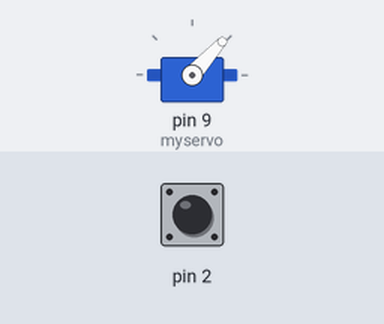
A sketch run on a simulated Arduino Uno, built with avr-gcc and run on an emulated ATmega328P. Shown: servo. The inputs (shaded band) are chosen by the test bench; at power-on: pin 2 HIGH. What the sketch prints to the serial monitor is not drawn.

Above: at 1.2 s.
1.3 s: pin 2 pulled LOW for 0.15 s
At 1.38 s:
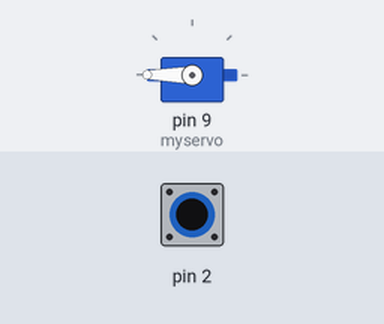
2.9 s: pin 2 pulled LOW for 3.2 s
At 6.5 s:
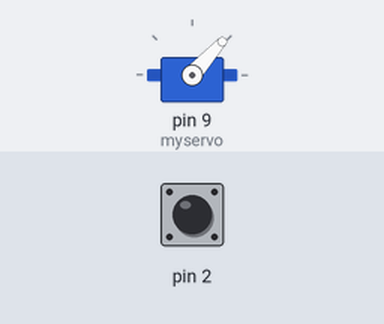
Timing chart, 0 to 8.0 s (numbered marks = the images above; inputs shaded):
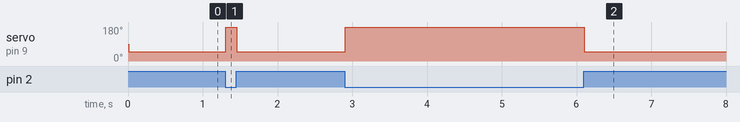

The sketch:

projeto_servo_teste1.ino
```cpp
#include <Servo.h>

Servo myservo;

int potpin = 0;
int val;


void setup()
{


  pinMode(2,INPUT);
 digitalWrite(2,1);


  myservo.attach(9);
   Serial.begin(9600);
  delay(10);

}

void loop()
{int v1 = digitalRead(2);
  int valor1=('1023');
int valor2=('0');
    Serial.println(v1);

    if (v1==0)
  {
   myservo.write(valor1);

}
  else if (v1==1)
  {
   myservo.write(valor2);

}
}
```

Measured:
- after the input at 1.3 s, servo on pin 9 (myservo): 48° → 180° at once, → 48° 0.15 s later
- after the input at 2.9 s, servo on pin 9 (myservo): 48° → 180° at once, → 48° 3.2 s later
